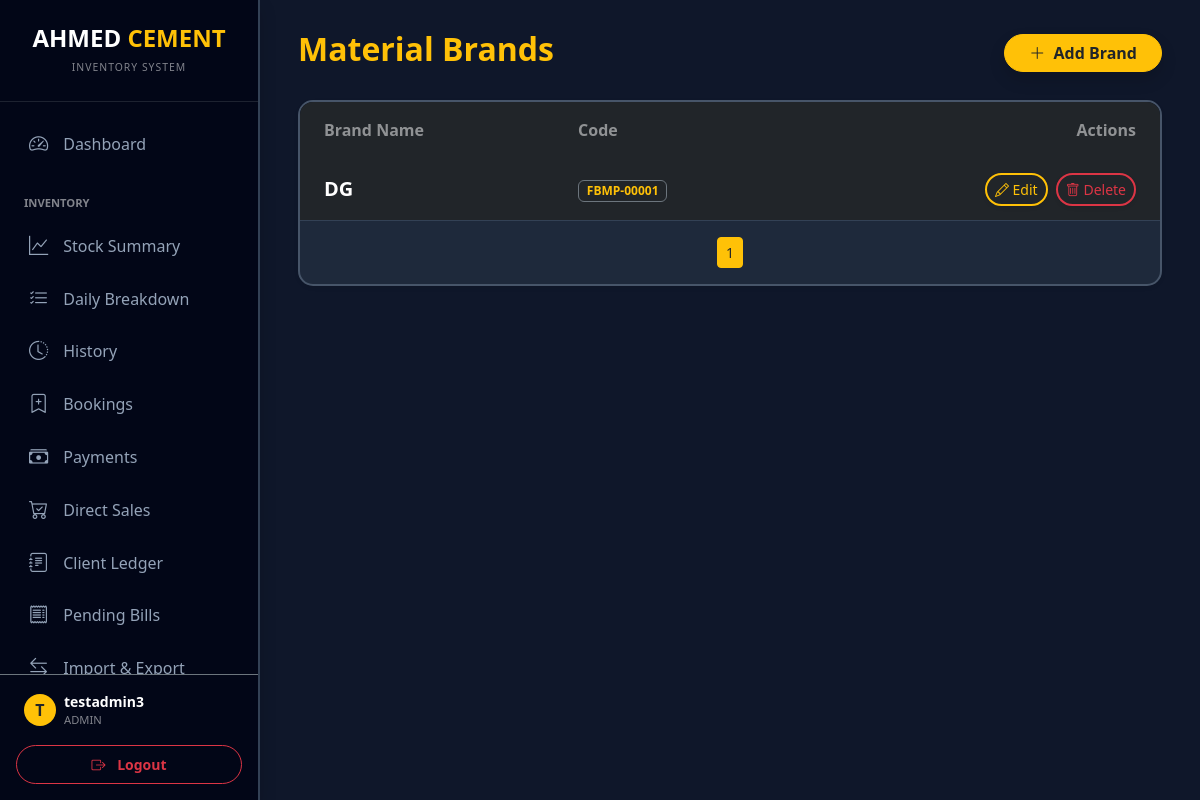
/materials (signed in), run on the app's committed database.
### models.py (models this page shows)
class User(UserMixin, db.Model):
    id = db.Column(db.Integer, primary_key=True)
    username = db.Column(db.String(100), unique=True, nullable=False)
    password_hash = db.Column(db.String(200), nullable=False)
    role = db.Column(db.String(20), default='user')
    can_view_stock = db.Column(db.Boolean, default=True)
    can_view_daily = db.Column(db.Boolean, default=True)
    can_view_history = db.Column(db.Boolean, default=True)
    can_import_export = db.Column(db.Boolean, default=False)
    can_manage_directory = db.Column(db.Boolean, default=False)

class Material(db.Model):
    id = db.Column(db.Integer, primary_key=True)
    name = db.Column(db.String(100), nullable=False)
    code = db.Column(db.String(50), unique=True, nullable=False)
    unit_price = db.Column(db.Float, default=0.0)

### main.py (the view)
@app.route('/materials')
@login_required
def materials():
    page = request.args.get('page', 1, type=int)
    pagination = Material.query.order_by(Material.name.asc()).paginate(
        page=page, per_page=10)
    return render_template('materials.html',
                           materials=pagination.items,
                           pagination=pagination)

### main.py (called while the page is built)
@login_manager.user_loader
def load_user(user_id):
    return db.session.get(User, int(user_id))

### templates/materials.html (shortened to what this page needs)
{% extends "layout.html" %}
{% block content %}
<div class="d-flex justify-content-between align-items-center mb-4">
    <h2 class="fw-bold text-warning">Material Brands</h2>
    <button class="btn btn-warning text-dark fw-bold px-4 rounded-pill shadow" data-bs-toggle="modal" data-bs-target="#mModal">
        <i class="bi bi-plus-lg me-1"></i> Add Brand
    </button>
</div>
<div class="card shadow-sm" style="background: #1e293b; border: 2px solid #475569; border-radius: 15px; overflow: hidden;">
    <div class="table-responsive">
        <table class="table table-dark table-hover align-middle mb-0">
            <thead style="background: #0f172a;">
                <tr>
                    <th class="text-white-50 fw-bold py-3 ps-4 border-0">Brand Name</th>
                    <th class="text-white-50 fw-bold py-3 border-0">Code</th>
                    <th class="text-white-50 fw-bold py-3 text-end pe-4 border-0">Actions</th>
                </tr>
            </thead>
            <tbody style="background: #1e293b;">
                {% for m in materials %}
                <tr style="border-bottom: 1px solid #334155; background: #1e293b;">
                    <td class="ps-4 py-3 border-0">
                        <span class="fw-bold text-white fs-5">{{ m.name }}</span>
                    </td>
                    <td class="border-0">
                        <span class="badge bg-dark border border-secondary text-warning">{{ m.code }}</span>
                    </td>
                    <td class="text-end pe-4 border-0">
                        <button class="btn btn-outline-warning btn-sm border-2 rounded-pill shadow-sm me-1" data-bs-toggle="modal" data-bs-target="#editMModal{{ m.id }}">
                            <i class="bi bi-pencil"></i> Edit
                        </button>
                        <a href="/delete_material/{{ m.id }}" class="btn btn-outline-danger btn-sm border-2 rounded-pill shadow-sm" onclick="return confirm('Delete this brand?')">
                            <i class="bi bi-trash"></i> Delete
                        </a>
                    </td>
                </tr>
                {% endfor %}
            </tbody>
        </table>
    </div>
    {% if pagination %}
    <div class="card-footer bg-transparent border-0 py-3">
        <nav>
            <ul class="pagination pagination-sm justify-content-center mb-0">
                <li class="page-item active"><span class="page-link bg-warning border-warning text-dark">{{ pagination.page }}</span></li>
            </ul>
        </nav>
    </div>
    {% endif %}
</div>
{% endblock %}

### templates/layout.html (shortened to what this page needs)
<!DOCTYPE html>
<html lang="en">
<head>
    <link href="https://cdn.jsdelivr.net/npm/bootstrap@5.3.0/dist/css/bootstrap.min.css" rel="stylesheet">
    <link rel="stylesheet" href="https://cdn.jsdelivr.net/npm/bootstrap-icons@1.10.0/font/bootstrap-icons.css">
    <link rel="stylesheet" href="https://cdn.jsdelivr.net/npm/flatpickr/dist/flatpickr.min.css">
    <link rel="stylesheet" href="https://cdn.jsdelivr.net/npm/flatpickr/dist/themes/dark.css">
</head>
<body>
{% if current_user.is_authenticated %}
    <div class="sidebar shadow" id="sidebar">
        <div class="p-4 text-center border-bottom border-secondary border-opacity-25">
            <h4 class="fw-bold text-white mb-0">AHMED <span class="text-warning">CEMENT</span></h4>
            <small class="text-white-50 text-uppercase" style="font-size: 0.65rem; letter-spacing: 1px;">Inventory System</small>
        </div>
        <div class="sidebar-nav-container">
            <nav class="py-3">
                <a href="/" class="nav-link {{ 'active' if request.path == '/' }}" onclick="closeSidebar()">
                    <i class="bi bi-speedometer2"></i> Dashboard
                </a>
                <div class="text-white-50 small fw-bold px-4 mt-4 mb-2 text-uppercase" style="font-size: 0.7rem;">Inventory</div>
                {% if current_user.can_view_stock or current_user.role == 'admin' %}
                <a href="/stock_summary" class="nav-link {{ 'active' if request.path == '/stock_summary' }}" onclick="closeSidebar()">
                    <i class="bi bi-graph-up"></i> Stock Summary
                </a>
                {% endif %}
                {% if current_user.can_view_daily or current_user.role == 'admin' %}
                <a href="/daily_transactions" class="nav-link {{ 'active' if request.path == '/daily_transactions' }}" onclick="closeSidebar()">
                    <i class="bi bi-list-check"></i> Daily Breakdown
                </a>
                {% endif %}
                {% if current_user.can_view_history or current_user.role == 'admin' %}
                <a href="/tracking" class="nav-link {{ 'active' if request.path == '/tracking' }}" onclick="closeSidebar()">
                    <i class="bi bi-clock-history"></i> History
                </a>
                <a href="/bookings" class="nav-link {{ 'active' if request.path == '/bookings' }}" onclick="closeSidebar()">
                    <i class="bi bi-bookmark-plus"></i> Bookings
                </a>
                <a href="/payments" class="nav-link {{ 'active' if request.path == '/payments' }}" onclick="closeSidebar()">
                    <i class="bi bi-cash-stack"></i> Payments
                </a>
                <a href="/direct_sales" class="nav-link {{ 'active' if request.path == '/direct_sales' }}" onclick="closeSidebar()">
                    <i class="bi bi-cart-check"></i> Direct Sales
                </a>
                <a href="/clients" class="nav-link {{ 'active' if request.path.startswith('/ledger') or request.path == '/clients' }}" onclick="closeSidebar()">
                    <i class="bi bi-journal-text"></i> Client Ledger
                </a>
                {% endif %}
                <a href="/pending_bills" class="nav-link {{ 'active' if request.path == '/pending_bills' }}" onclick="closeSidebar()">
                    <i class="bi bi-receipt"></i> Pending Bills
                </a>
                {% if current_user.can_import_export or current_user.role == 'admin' %}
                <a href="/import_export" class="nav-link {{ 'active' if request.path == '/import_export' }}" onclick="closeSidebar()">
                    <i class="bi bi-arrow-left-right"></i> Import & Export
                </a>
                {% endif %}
            </nav>
        </div>
        <div class="p-3 border-top border-secondary">
            <div class="d-flex align-items-center mb-3 px-2">
                <div class="bg-warning rounded-circle me-2 d-flex align-items-center justify-content-center text-dark fw-bold" style="width: 32px; height: 32px; flex-shrink: 0;">
                    {{ current_user.username[0]|upper }}
                </div>
                <div class="overflow-hidden">
                    <div class="text-white fw-bold small text-truncate">{{ current_user.username }}</div>
                    <div class="text-white-50 x-small" style="font-size: 0.7rem;">{{ current_user.role|upper }}</div>
                </div>
            </div>
            <a href="/logout" class="btn btn-outline-danger w-100 btn-sm fw-bold py-2 rounded-pill">
                <i class="bi bi-box-arrow-right me-2"></i> Logout
            </a>
        </div>
    </div>
{% endif %}
<div class="main-content {{ 'ms-0' if not current_user.is_authenticated }}">
    <div class="container-fluid px-0 px-sm-2">
        {% block content %}{% endblock %}
    </div>
</div>
</body>
</html>

### templates/layout.html (style rules this page uses)
:root { --sidebar-width: 260px; --bg-dark: #0f172a; --card-bg: #1e293b; --accent: #fbbf24; --sidebar-bg: #020617; }
body { background-color: var(--bg-dark); color: #f8fafc; font-family: 'Segoe UI', Roboto, Helvetica, Arial, sans-serif; overflow-x: hidden; margin: 0; }
.sidebar { width: var(--sidebar-width); height: 100vh; position: fixed; background: var(--sidebar-bg); border-right: 2px solid #334155; transition: all 0.3s; z-index: 1050; left: 0; top: 0; display: flex; flex-direction: column; }
.sidebar-nav-container { flex-grow: 1; overflow-y: auto; scrollbar-width: thin; scrollbar-color: #334155 transparent; }
.main-content { margin-left: var(--sidebar-width); padding: 30px; min-height: 100vh; transition: all 0.3s; }
.nav-link { color: #94a3b8; padding: 12px 25px; display: flex; align-items: center; font-weight: 500; border-left: 4px solid transparent; transition: 0.2s; text-decoration: none; }
.nav-link i { font-size: 1.2rem; margin-right: 15px; }

### data on the page
User: username "T", username "testadmin3", role "ADMIN"
Material: name "DG", code "FBMP-00001"

### other printed values
{{ pagination.page }} "1"
